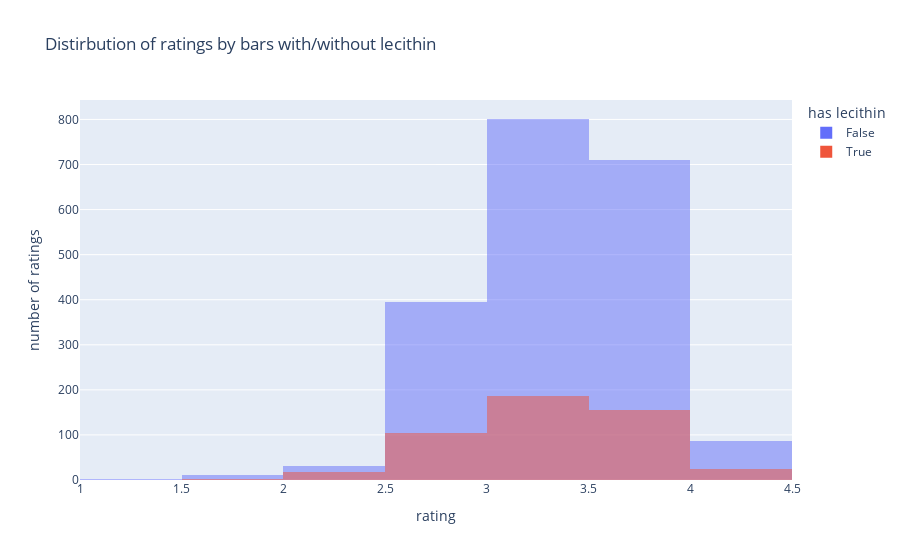

The notebook cell this image was saved under:
### Code cell
# Visualize distribution of ratings by bars with/without lecithin
fig = px.histogram(df_copy, x='rating', color='has_lecithin', barmode='overlay', nbins=10,
                   title='Distirbution of ratings by bars with/without lecithin',
                   labels={'has_lecithin': 'has lecithin'})

# Update yaxis label
fig.update_yaxes(title_text='number of ratings')

# Show graph
fig.show()

### Figure 1 — Plotly figure (JSON) as saved in the notebook; plotly's stock layout.template omitted (floating-point values rounded to 4 significant figures; data arrays with more than 128 entries replaced by an {"elided": "..."} marker saying what was removed)
{"data": [{"alignmentgroup": "True", "bingroup": "x", "hovertemplate": "has lecithin=False<br>rating=%{x}<br>count=%{y}<extra></extra>", "legendgroup": "False", "marker": {"color": "#636efa", "opacity": 0.5, "pattern": {"shape": ""}}, "name": "False", "nbinsx": 10, "offsetgroup": "False", "orientation": "v", "showlegend": true, "type": "histogram", "x": {"elided": "2037 float values"}, "xaxis": "x", "yaxis": "y"}, {"alignmentgroup": "True", "bingroup": "x", "hovertemplate": "has lecithin=True<br>rating=%{x}<br>count=%{y}<extra></extra>", "legendgroup": "True", "marker": {"color": "#EF553B", "opacity": 0.5, "pattern": {"shape": ""}}, "name": "True", "nbinsx": 10, "offsetgroup": "True", "orientation": "v", "showlegend": true, "type": "histogram", "x": {"elided": "493 float values"}, "xaxis": "x", "yaxis": "y"}], "layout": {"barmode": "overlay", "legend": {"title": {"text": "has lecithin"}, "tracegroupgap": 0}, "title": {"text": "Distirbution of ratings by bars with/without lecithin"}, "xaxis": {"anchor": "y", "domain": [0, 1], "title": {"text": "rating"}}, "yaxis": {"anchor": "x", "domain": [0, 1], "title": {"text": "number of ratings"}}}}
